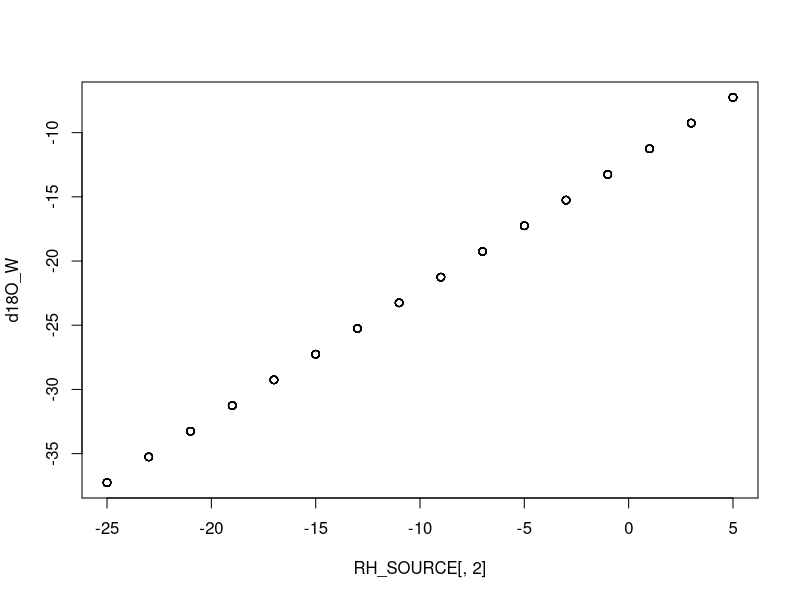
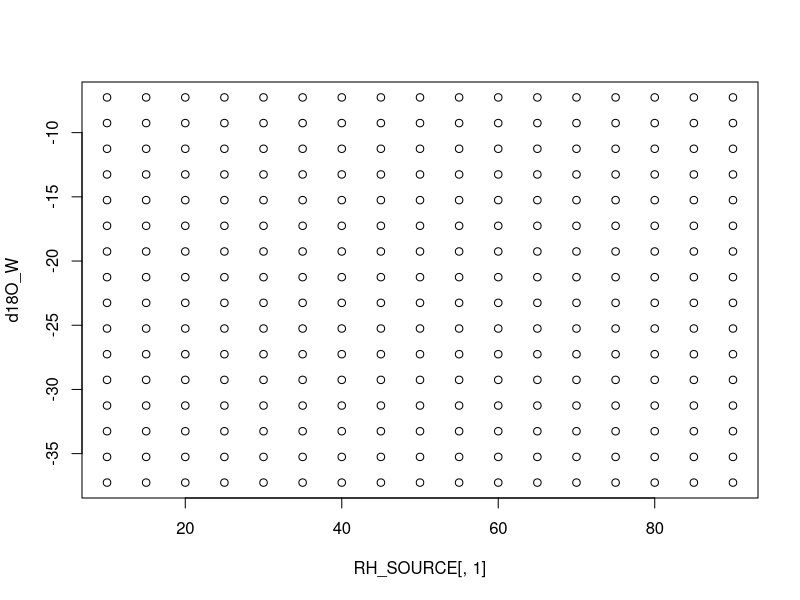
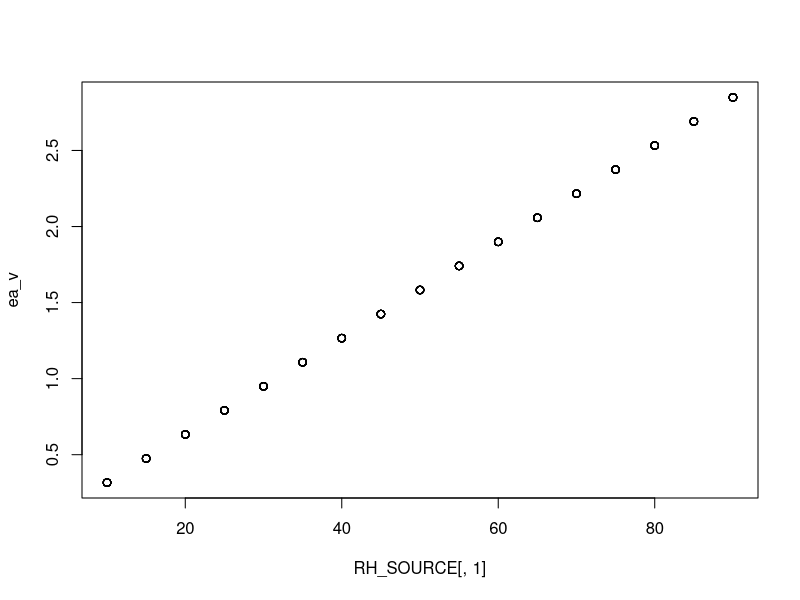
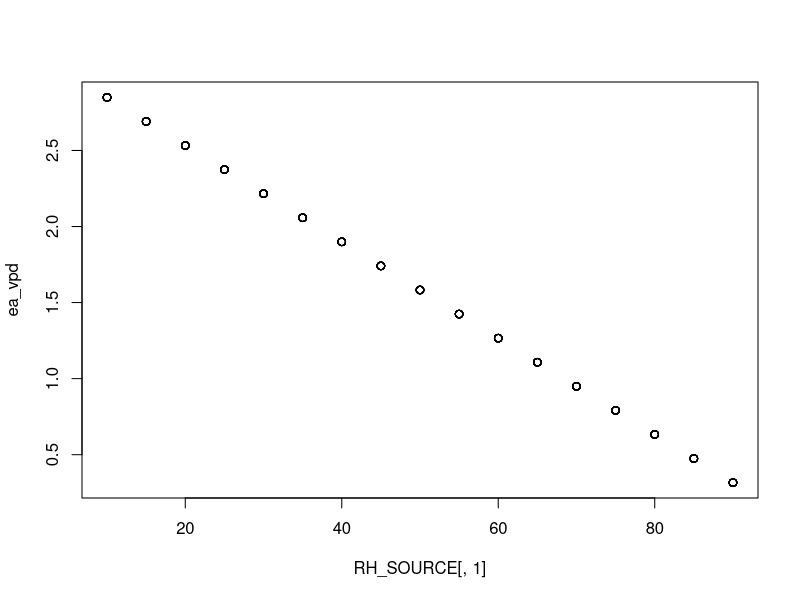
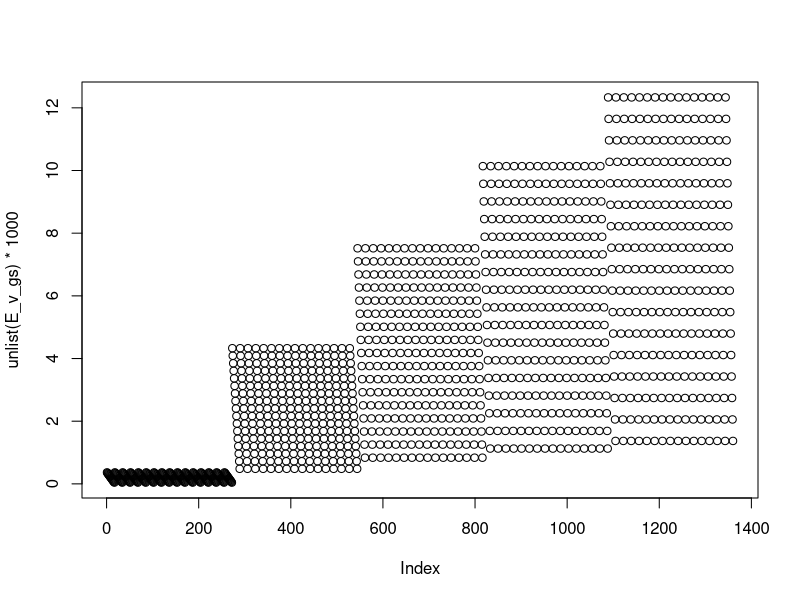
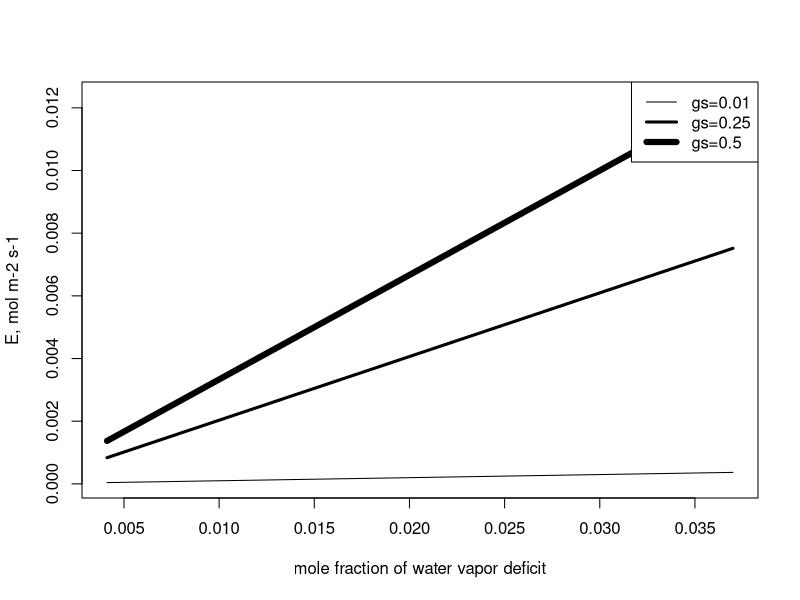
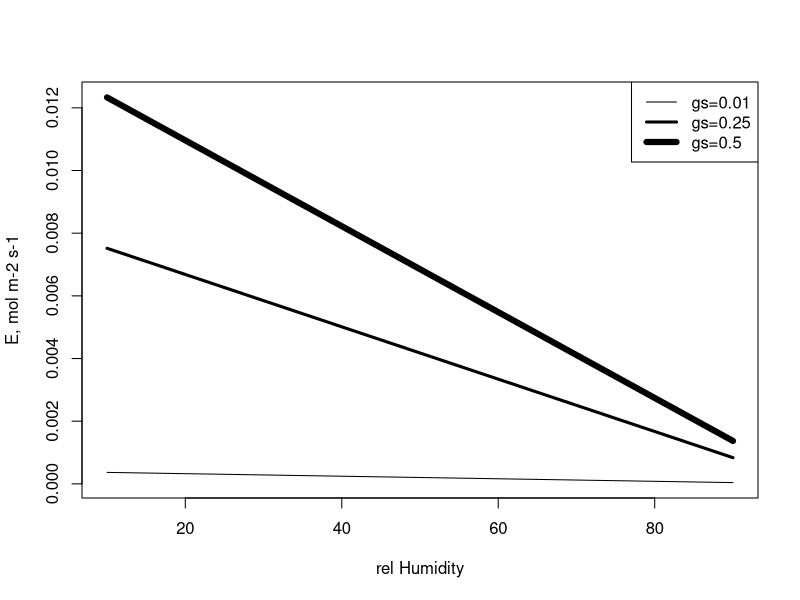
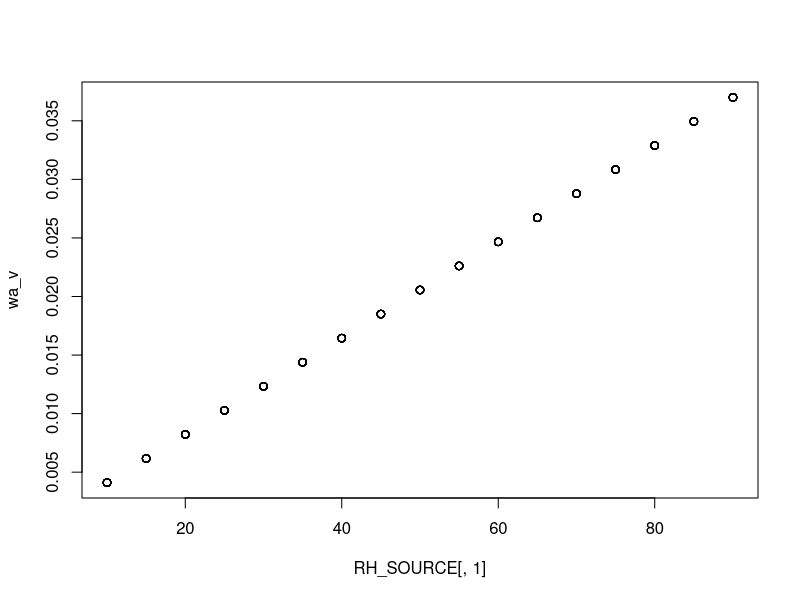

Reproduce these figures in R, in order. (Note: this script raises an error after producing the figures.)
## ---- chunk 1

relH <- seq(10, 90, by=5) # this is the vector of 17 different Realtive humidieties
water <-seq( -25, 5,by = 2) # this is the vector with all 16 the isotopic values from the water sources. 


RH_SOURCE <- merge(relH, water) # here we merge the two variables to  facilitate the calculations on each row of this object.

stem_18O <- RH_SOURCE[,2]
Source_18O <- RH_SOURCE[,2]


## ---- chunk 2
# Sensitivity analysis on Variations in the isotopes in Vapor on Lead Water
# the idea is to have a temperature dependent vapor isotopes  such as V=Sourse-E*
# E* = Fractionation from fase change
# rm(list=ls())

# Constants ---------------------------------------------------------------

# stomatal 	 conductance   (mol m-2 s-1) 
# gs <- 0.19  #considered reasonable value between 0.001 to 1 in Roden paper
# boundary layer cond. (mol m-2 s-1)


br <-1 #considered reasonable value between 0.02 to 3 in Roden paper boundary layer resistance    
ak <- 1.0285	# alpha_kappa, Kinetic Fractionation 
akb <- 1.0189	# alpha_kappa_beta, Kinetic Fractionation boundary layer
rsmow <- 0.0020052 # Oxygen Isotope ratio from STANDARD	SMOV
epsilon_s <-  27 #Autotrophic fractionation Sucrose	
epsilon_c <- 27	# Autotrophic fractionation Cellulose ## 0.0084*Tmin.ts^2-0.51*Tmin.ts+ 33.172 


library(dplyr)

############################################# CALCULATIONS 
###### IMPORTANT TO CHANGE THE INPUT TO THE LEVEL CONSIDERED AND SOURCE 18O CONSIDERED#####################

# barometric	pressure  (mmbar)  
press_bar <- 77 #a good site average is 77.5 according to W, This need to be changed for the pressure level
# source   d18O  water  (‰)   Change this depending on soil or P
#Source_18O <- -14.46825
# stem  water, d18O (‰)  
#stem_18O <- Source_18O# or any  modeled Stem water taking in consi. some enrichment before water uptake
# air	temp. (°C)  Assumption that Tleaf= T air
Ta <- 25
#Ta=Tmin.ts
# relative humidity  (%) 


# IMPORTANT TO CHANGE THE INPUT TO THE LEVEL CONSIDERED AND SOURCE 18O CONSIDERED######################

#d18O of water vapor ··· chek this thingi
#I should be usingf the soil water and build a upper boundary to the vapor frac

d18O_W <- Source_18O+ (-1*(1.137*(1000000/((Ta+273.15)^2))-0.4156*((1000/(Ta+273.15))-2.0667)))
water_vapor <-  Source_18O +(-1*(1.137*(1000000/((Ta+273.15)^2))-0.4156*((1000/(Ta+273.15))-2.0667))) 

# where this formula comes from 
## ---- chunk 3

plot(RH_SOURCE[,2],d18O_W)


plot(RH_SOURCE[,1],d18O_W)


## ---- chunk 4
# esat saturation vapor pressure (kPa) with air temp

es=(101325*exp((((-0.1299*(1-(373.16/(273.15 + Ta)))-0.6445)*
                   (1-(373.16/(273.15 + Ta)))-1.976)*(1-(373.16/(273.15 + Ta)))+13.3185)
               *(1-(373.16/(273.15 + Ta)))))/1000

#ea ambient vapor pressure (kPa)

RH_v <- RH_SOURCE[,1]

ea_v =(RH_v/100)*es


ea_vpd =es-ea_v
## ---- chunk 5
plot(RH_SOURCE[,1],ea_v)
plot(RH_SOURCE[,1],ea_vpd)
## ---- chunk 6
# ei leaf vapor pressure (kPa) is es. ei=es


 ei =(101325*exp((((-0.1299*(1-(373.16/(273.15 + Ta)))-0.6445)*
                    (1-(373.16/(273.15 + Ta)))-1.976)*(1-(373.16/(273.15 + Ta)))+13.3185)
                *(1-(373.16/(273.15 + Ta)))))/1000


# g, total leaf conductance to water vapor (mol m-2 s-1) 
#convert VPD from Hpa to kPa to apply the relationship of McDowell 2008 (Ecohydrology)/1000
#gs <- 0.03 #283.2*exp(-1.15*(VPD/10))/1000 ### (day 180 0.1  day240 to 0.03)

gs <- seq(0.01,0.5,length.out = 5)


#Total Conductance in mol
g = 1/(1/gs + 1/br) # or 1/(rs+rb)




# E leaf transpiration (mol m-2 s-1) # barbour 2004
# this list contains 5 diferent combinations of gs  on a 16 different temperatures  for many RH and Source water.
E_v_gs <- list()
W_v_gs <- list()

for(sto in 1:5){
  E_v_gs[[sto]]=((ei-ea_v)/press_bar)*g[sto]
  W_v_gs[[sto]] <- ((ei-ea_v)/press_bar)
  }

str(E_v_gs)### list of model output based on 5 stomatal conductances,
## ---- chunk 7

plot(unlist( E_v_gs)*1000)
## ---- chunk 8
mean((ei-ea_v)/press_bar)

range(W_v_gs)
range(E_v_gs)

plot(W_v_gs[[1]],E_v_gs[[1]],type="l", xlim = range(W_v_gs), range(E_v_gs),ylab="E, mol m-2 s-1", xlab="mole fraction of water vapor deficit")
lines(W_v_gs[[3]],E_v_gs[[3]], lwd=3)
lines(W_v_gs[[5]],E_v_gs[[5]], lwd=6)

gs

legend("topright", legend = c("gs=0.01","gs=0.25","gs=0.5" ), lwd = c(1,3,6))


plot(RH_SOURCE[,1],E_v_gs[[1]],type="l", xlim = c(10,90), range(E_v_gs), ylab="E, mol m-2 s-1", xlab="rel Humidity")
lines(RH_SOURCE[,1],E_v_gs[[3]], lwd=3)
lines(RH_SOURCE[,1],E_v_gs[[5]], lwd=6)

gs

legend("topright", legend = c("gs=0.01","gs=0.25","gs=0.5" ), lwd = c(1,3,6))
## ---- chunk 9
#wi,  leaf water vapor, mole fraction


wi=ei/press_bar

#wa, ambient water vapor, mole fraction

 wa_v= ea_v/press_bar

plot(RH_SOURCE[,1],wa_v)

#ws, leaf surface water vapor, mole frac Roden 2000, Ball (1987),
# this list contains 5 diferent combinations of gs  on a 16 different temperatures  for many RH and Source water.
ws_v_gs <- list()
for(sto in 1:5){
  ws_v_gs[[sto]] =((gs[[sto]]*wi)-E_v_gs[[sto]]*(1 -wi/2))/(gs[[sto]] - E_v_gs[[sto]]/2)

}

###  5 gs, 16 temps


plot(ws_v_gs[[1]],E_v_gs[[1]],type="l", xlim = c(0,0.05), ylim=c(0,0.015), ylab="E, mol m-2 s-1", xlab=" leaf surface water vapor, mole frac")
lines(ws_v_gs[[3]],E_v_gs[[3]], lwd=3)
lines(ws_v_gs[[5]],E_v_gs[[5]], lwd=6)


legend("topright", legend = c("gs=0.01","gs=0.25","gs=0.5" ), lwd = c(1,3,6))



# es vapor pressure at leaf surface (kPa)
esl_v_gs <- list()
for(sto in 1:5){
  esl_v_gs[[sto]]=ws_v_gs[[sto]]*press_bar
  }

plot(esl_v_gs[[1]],E_v_gs[[1]],type="l", xlim = c(0,3), ylim=c(0,0.015), ylab="E, mol m-2 s-1", xlab=" leaf surface water vapor, mole frac")
lines(esl_v_gs[[3]],E_v_gs[[3]], lwd=3)
lines(esl_v_gs[[5]],E_v_gs[[5]], lwd=6)

legend("topright", legend = c("gs=0.01","gs=0.25","gs=0.5" ), lwd = c(1,3,6))
## ---- chunk 10
# a*  **equilibrium fractionation at leaf temperature  
# The equilibrium fractionation factor, a* is temperature dependent 
# (see Majoube, 1971, J. Chim. Phys. 58:1423-1436)
alpha_star =exp((1.137*1000/(273.15+Ta)^2)-(0.4156/(273.15+Ta))-0.0020667)
#R source O  isotope ratio, source water

Rsource= rsmow*(1+Source_18O/1000)
Rxyl= rsmow*(1+stem_18O/1000)
#R atm  Oxy  isotope ratio, atmosph  water vapor

Ratm= rsmow*(1+d18O_W/1000)

#R leaf model Oxyg  isotope ratio, leaf water GC
#### Leaf water enrichment  with diferent RH, Soueces and GS

Rleaf_v_gs <- list()
for(sto in 1:5){
  Rleaf_v_gs[[sto]] <- alpha_star[te]*((ak*Rxyl*
                              ((ei-esl_v_gs[[sto]])/ei))+
                             (akb*Rxyl*(esl_v_gs[[sto]]-ea_v)/ei)+
                             (Ratm*ea_v/ei))
  }


plot(W_v_gs [[1]],E_v_gs[[1]],type="l", xlim = c(0,0.04), ylim=c(0,0.015), ylab="E, mol m-2 s-1", xlab="mole fraction of water vapor deficit")
lines(W_v_gs [[3]],E_v_gs[[3]], lwd=3)
lines(W_v_gs [[5]],E_v_gs[[5]], lwd=6)
legend("topright", legend = c("gs=0.01","gs=0.25","gs=0.5" ), lwd = c(1,3,6))


gs


plot(esl_v_gs[[1]],Rleaf_v_gs[[1]],type="l", xlim = c(0,4), ylab="E, mol m-2 s-1", xlab="mole fraction of water vapor deficit")
lines(esl_v_gs[[3]],Rleaf_v_gs[[3]], lwd=3)
lines(esl_v_gs[[5]],Rleaf_v_gs[[5]], lwd=6)


d18Oatm=((Ratm/rsmow)-1)*1000
## ---- chunk 11
#d18O leaf with CG so 5 Stomatal conductances  
#### Leaf water enrichment  with diferent RH, Soueces and GS
d18OL_gs <- list()
for(sto in 1:5){
  d18OL_gs[[sto]]=((Rleaf_v_gs[[sto]]/rsmow)-1)*1000 
}

## Plot with different source waters
# [1:13] is all RHs and  with source water of -25
plot(RH_v[1:13], d18OL_gs[[1]][1:13], type="l", ylim = c(-20,30))
lines(RH_v[1:13], d18OL_gs[[2]][1:13])
lines(RH_v[1:13], d18OL_gs[[3]][1:13])
lines(RH_v[1:13], d18OL_gs[[4]][1:13])
lines(RH_v[1:13], d18OL_gs[[5]][1:13])

# [1:13] is all RHs and  with source water of -10 permill
points(RH_v[196:208], d18OL_gs[[1]][196:208], pch=19)
points(RH_v[196:208], d18OL_gs[[2]][196:208], pch=19)
points(RH_v[196:208], d18OL_gs[[3]][196:208], pch=19)
points(RH_v[196:208], d18OL_gs[[4]][196:208], pch=19)
points(RH_v[196:208], d18OL_gs[[5]][196:208], pch=19)


plot(RH_v, d18OL_gs[[1]])
points(RH_v, d18OL_gs[[5]])
plot(RH_SOURCE[,2], d18OL_gs[[1]])
points(RH_SOURCE[,2], d18OL_gs[[5]])
## ---- chunk 12
#### Leaf water enrichment  with diferent RH, Soueces and GS

#Craig_Gordon model with different PEX
## on to the cellulose synthesis

F_0 <- c(0.33,0.42,0.55) # variable percentage of Exchage during Cellulose Synthesis
# here a double loop
d18Oc_F_0_gs <- list()
for(sto in 1:5){
  d18Oc_F_0 <- list()
  for (pe in 1:3){
    d18Oc_F_0[[pe]] <- F_0[[pe]]*(stem_18O + epsilon_c) + (1 - F_0[[pe]]) * (d18OL_gs[[sto]]+ epsilon_c) 
    }
d18Oc_F_0_gs[[sto]] <- d18Oc_F_0
}

str(d18Oc_F_0_gs)  # here we see we just generate a list of 5 stomatal conductance variations and in each of those 3 diferent outputs using different Percentage of exchange during cellulose sinthesisi.

## ---- chunk 13
